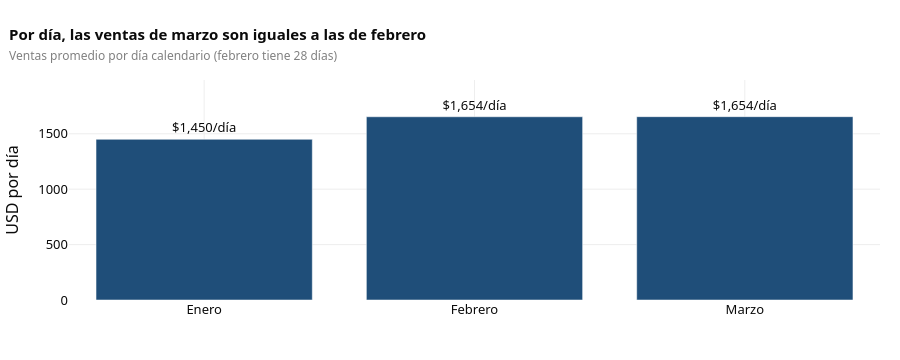

The notebook cell this image was saved under:
### Code cell
kg.fig_ventas_por_dia(df).show()

### Figure 1 — Plotly figure (JSON) as saved in the notebook; plotly's stock layout.template omitted (floating-point values rounded to 4 significant figures)
{"data": [{"customdata": [[44960.0, 31.0], [46300.0, 28.0], [51290.0, 31.0]], "hovertemplate": "%{x}<br>Ventas por día: $%{y:,.0f}<br>Ventas del mes: $%{customdata[0]:,.0f} (%{customdata[1]} días)<extra></extra>", "marker": {"color": "#1f4e79"}, "name": "Ventas por día", "text": ["$1,450/día", "$1,654/día", "$1,654/día"], "textposition": "outside", "type": "bar", "x": ["Enero", "Febrero", "Marzo"], "y": [1450.0, 1654.0, 1654.0]}], "layout": {"font": {"color": "#0b0b0b", "family": "system-ui, -apple-system, Segoe UI, sans-serif", "size": 13}, "height": 360, "hoverlabel": {"bgcolor": "white", "font": {"size": 12}}, "legend": {"font": {"size": 11}, "orientation": "h", "title": {"text": ""}, "x": 0, "xanchor": "left", "y": -0.14, "yanchor": "top"}, "margin": {"b": 60, "l": 60, "r": 20, "t": 80}, "paper_bgcolor": "rgba(0,0,0,0)", "plot_bgcolor": "white", "showlegend": false, "title": {"font": {"size": 15}, "text": "<b>Por día, las ventas de marzo son iguales a las de febrero</b><br><span style='font-size:12px;color:gray'>Ventas promedio por día calendario (febrero tiene 28 días)</span>", "x": 0.01, "xanchor": "left"}, "xaxis": {"gridcolor": "#eeeeee", "zeroline": false}, "yaxis": {"gridcolor": "#eeeeee", "range": [0, 1985.0], "rangemode": "tozero", "title": {"text": "USD por día"}, "zeroline": false}}}
